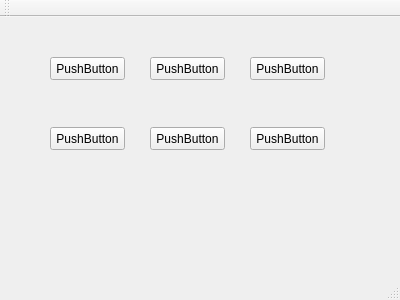
<?xml version="1.0" encoding="UTF-8"?>
<ui version="4.0">
 <class>MainWindow</class>
 <widget class="QMainWindow" name="MainWindow">
  <property name="geometry">
   <rect>
    <x>0</x>
    <y>0</y>
    <width>400</width>
    <height>300</height>
   </rect>
  </property>
  <property name="windowTitle">
   <string>MainWindow</string>
  </property>
  <widget class="QWidget" name="centralWidget">
   <widget class="QPushButton" name="pushButton">
    <property name="geometry">
     <rect>
      <x>50</x>
      <y>40</y>
      <width>75</width>
      <height>23</height>
     </rect>
    </property>
    <property name="text">
     <string>PushButton</string>
    </property>
   </widget>
   <widget class="QPushButton" name="pushButton_2">
    <property name="geometry">
     <rect>
      <x>150</x>
      <y>40</y>
      <width>75</width>
      <height>23</height>
     </rect>
    </property>
    <property name="text">
     <string>PushButton</string>
    </property>
   </widget>
   <widget class="QPushButton" name="pushButton_3">
    <property name="geometry">
     <rect>
      <x>250</x>
      <y>40</y>
      <width>75</width>
      <height>23</height>
     </rect>
    </property>
    <property name="text">
     <string>PushButton</string>
    </property>
   </widget>
   <widget class="QPushButton" name="pushButton_5">
    <property name="geometry">
     <rect>
      <x>150</x>
      <y>110</y>
      <width>75</width>
      <height>23</height>
     </rect>
    </property>
    <property name="text">
     <string>PushButton</string>
    </property>
   </widget>
   <widget class="QPushButton" name="pushButton_4">
    <property name="geometry">
     <rect>
      <x>50</x>
      <y>110</y>
      <width>75</width>
      <height>23</height>
     </rect>
    </property>
    <property name="text">
     <string>PushButton</string>
    </property>
   </widget>
   <widget class="QPushButton" name="pushButton_6">
    <property name="geometry">
     <rect>
      <x>250</x>
      <y>110</y>
      <width>75</width>
      <height>23</height>
     </rect>
    </property>
    <property name="text">
     <string>PushButton</string>
    </property>
   </widget>
  </widget>
  <widget class="QMenuBar" name="menuBar">
   <property name="geometry">
    <rect>
     <x>0</x>
     <y>0</y>
     <width>400</width>
     <height>21</height>
    </rect>
   </property>
  </widget>
  <widget class="QToolBar" name="mainToolBar">
   <attribute name="toolBarArea">
    <enum>TopToolBarArea</enum>
   </attribute>
   <attribute name="toolBarBreak">
    <bool>false</bool>
   </attribute>
  </widget>
  <widget class="QStatusBar" name="statusBar"/>
 </widget>
 <layoutdefault spacing="6" margin="11"/>
 <resources/>
 <connections/>
</ui>
